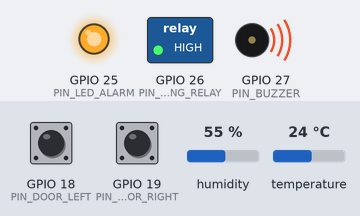
The sketch below on a simulated ESP32. Shown: switched loads named in the sketch (green lamp = pin HIGH), output pins drawn as LEDs (lit = HIGH), buzzer (waves = sounding, pin HIGH). Inputs (shaded band) come from the test bench; at power-on: temperature 24 °C, GPIO 18 (PIN_DOOR_LEFT) HIGH, GPIO 19 (PIN_DOOR_RIGHT) HIGH, humidity 55 %. WiFi joins after 1.5 s; servers stay silent unless stated; no MQTT or app messages arrive unless stated.

Above: at 2.7 s.
2.8 s: temperature set to 7.6 °C
7.2 s: temperature set to 6.7 °C
At 10.7 s:
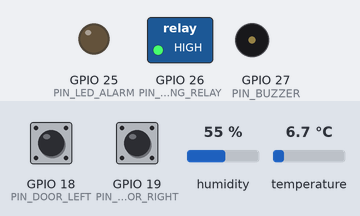
11.5 s: temperature set to 12 °C
At 15.0 s:
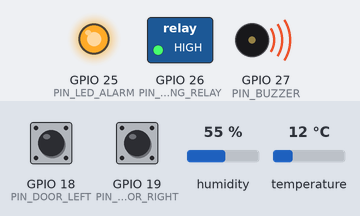
15.5 s: temperature set to 6 °C
At 19.2 s:
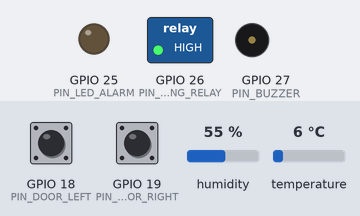
Timing chart, 0 to 20.5 s (numbered marks = the images above; inputs shaded):
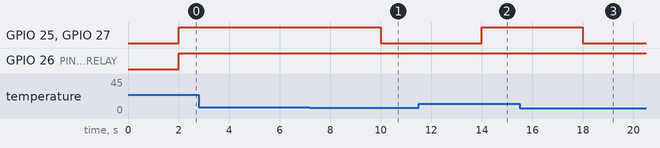

The sketch:

smart_fridge_esp32.ino
```cpp
/*
 * ĐỒ ÁN MÔN HỌC: INTERNET OF THINGS (IoT)
 * PROJECT: SMART REFRIGERATOR - ESP32 MQTT FIRMWARE
 *
 * Phần cứng:
 * - Vi điều khiển: ESP32 DevKit V1
 * - Cảm biến nhiệt độ & độ ẩm: DHT22 (GPIO 4) hoặc DS18B20
 * - Cảm biến cửa từ (Reed Switch MC-38): Cửa trái (GPIO 18), Cửa phải (GPIO 19)
 * - Relay Quạt / Sò lạnh Peltier (Cooling): GPIO 26
 * - Còi báo động (Active Buzzer): GPIO 27
 * - Đèn LED Cảnh báo đỏ: GPIO 25
 *
 * Logic điều khiển chuẩn:
 * - T <= 0°C       : Cooling = OFF, Buzzer = OFF
 * - 0°C < T <= 7°C : Cooling = ON,  Buzzer = OFF
 * - T > 7°C        : Cooling = ON,  Buzzer = ON (HIGH TEMPERATURE – COOLING INEFFECTIVE)
 */

#include <WiFi.h>
#include <PubSubClient.h>
#include <ArduinoJson.h>
#include "DHT.h"

#define PIN_DHT           4
#define DHTTYPE           DHT22
#define PIN_DOOR_LEFT     18
#define PIN_DOOR_RIGHT    19
#define PIN_COOLING_RELAY 26
#define PIN_BUZZER        27
#define PIN_LED_ALARM     25

const char* WIFI_SSID     = "YOUR_WIFI_SSID";
const char* WIFI_PASS     = "YOUR_WIFI_PASSWORD";
const char* MQTT_BROKER   = "broker.emqx.io";
const int   MQTT_PORT     = 1883;
const char* TOPIC_PUB     = "iot/smartfridge/esp32/telemetry";
const char* TOPIC_SUB     = "iot/smartfridge/esp32/control";

WiFiClient espClient;
PubSubClient mqtt(espClient);
DHT dht(PIN_DHT, DHTTYPE);

void evaluateIoTControl(float T, bool &coolingOut, bool &buzzerOut) {
  if (T <= 0.0f) {
    coolingOut = false;
    buzzerOut  = false;
  } else if (T <= 7.0f) {
    coolingOut = true;
    buzzerOut  = false;
  } else {
    // Khi T > 7°C, Cooling vẫn phải ON và Buzzer bật ON
    coolingOut = true;
    buzzerOut  = true;
  }
}

void publishTelemetry(float temp, float hum, bool doorL, bool doorR, bool cooling, bool buzzer) {
  StaticJsonDocument<256> doc;
  doc["device"]      = "ESP32-SmartFridge-01";
  doc["temperature"] = serialized(String(temp, 1));
  doc["humidity"]    = round(hum);
  doc["cooling"]     = cooling ? "ON" : "OFF";
  doc["buzzer"]      = buzzer ? "ON" : "OFF";
  doc["doorStatus"]  = (doorL || doorR) ? "OPEN" : "CLOSED";
  doc["doorLeft"]    = doorL ? "OPEN" : "CLOSED";
  doc["doorRight"]   = doorR ? "OPEN" : "CLOSED";
  doc["alert"]       = buzzer ? "HIGH TEMPERATURE – COOLING INEFFECTIVE" : "NORMAL";

  char payload[256];
  serializeJson(doc, payload);
  mqtt.publish(TOPIC_PUB, payload);
}

void setup() {
  Serial.begin(115200);
  pinMode(PIN_DOOR_LEFT, INPUT_PULLUP);
  pinMode(PIN_DOOR_RIGHT, INPUT_PULLUP);
  pinMode(PIN_COOLING_RELAY, OUTPUT);
  pinMode(PIN_BUZZER, OUTPUT);
  pinMode(PIN_LED_ALARM, OUTPUT);
  dht.begin();

  WiFi.begin(WIFI_SSID, WIFI_PASS);
  while (WiFi.status() != WL_CONNECTED) {
    delay(500);
  }
  mqtt.setServer(MQTT_BROKER, MQTT_PORT);
}

void loop() {
  if (!mqtt.connected()) {
    mqtt.connect("ESP32_SmartFridge_Node");
    mqtt.subscribe(TOPIC_SUB);
  }
  mqtt.loop();

  static unsigned long lastTick = 0;
  if (millis() - lastTick >= 2000) {
    lastTick = millis();
    float T = dht.readTemperature();
    float H = dht.readHumidity();
    if (isnan(T)) T = 4.2f;
    if (isnan(H)) H = 62.0f;

    bool doorL = (digitalRead(PIN_DOOR_LEFT) == HIGH);
    bool doorR = (digitalRead(PIN_DOOR_RIGHT) == HIGH);
    bool cooling = false, buzzer = false;

    evaluateIoTControl(T, cooling, buzzer);

    digitalWrite(PIN_COOLING_RELAY, cooling ? HIGH : LOW);
    digitalWrite(PIN_BUZZER,        buzzer  ? HIGH : LOW);
    digitalWrite(PIN_LED_ALARM,     buzzer  ? HIGH : LOW);

    publishTelemetry(T, H, doorL, doorR, cooling, buzzer);
  }
}
```

Measured:
- the behaviour switches between 7.1 and 7 °C on temperature (found by bisection; images 0 and 1)
- after the input at 2.8 s, every drawn part: stays the same
- after the input at 7.2 s, GPIO 25 (PIN_LED_ALARM), GPIO 27 (PIN_BUZZER): HIGH → LOW after 2.8 s
- after the input at 11.5 s, GPIO 25 (PIN_LED_ALARM), GPIO 27 (PIN_BUZZER): LOW → HIGH after 2.5 s
- after the input at 15.5 s, GPIO 25 (PIN_LED_ALARM), GPIO 27 (PIN_BUZZER): HIGH → LOW after 2.5 s
